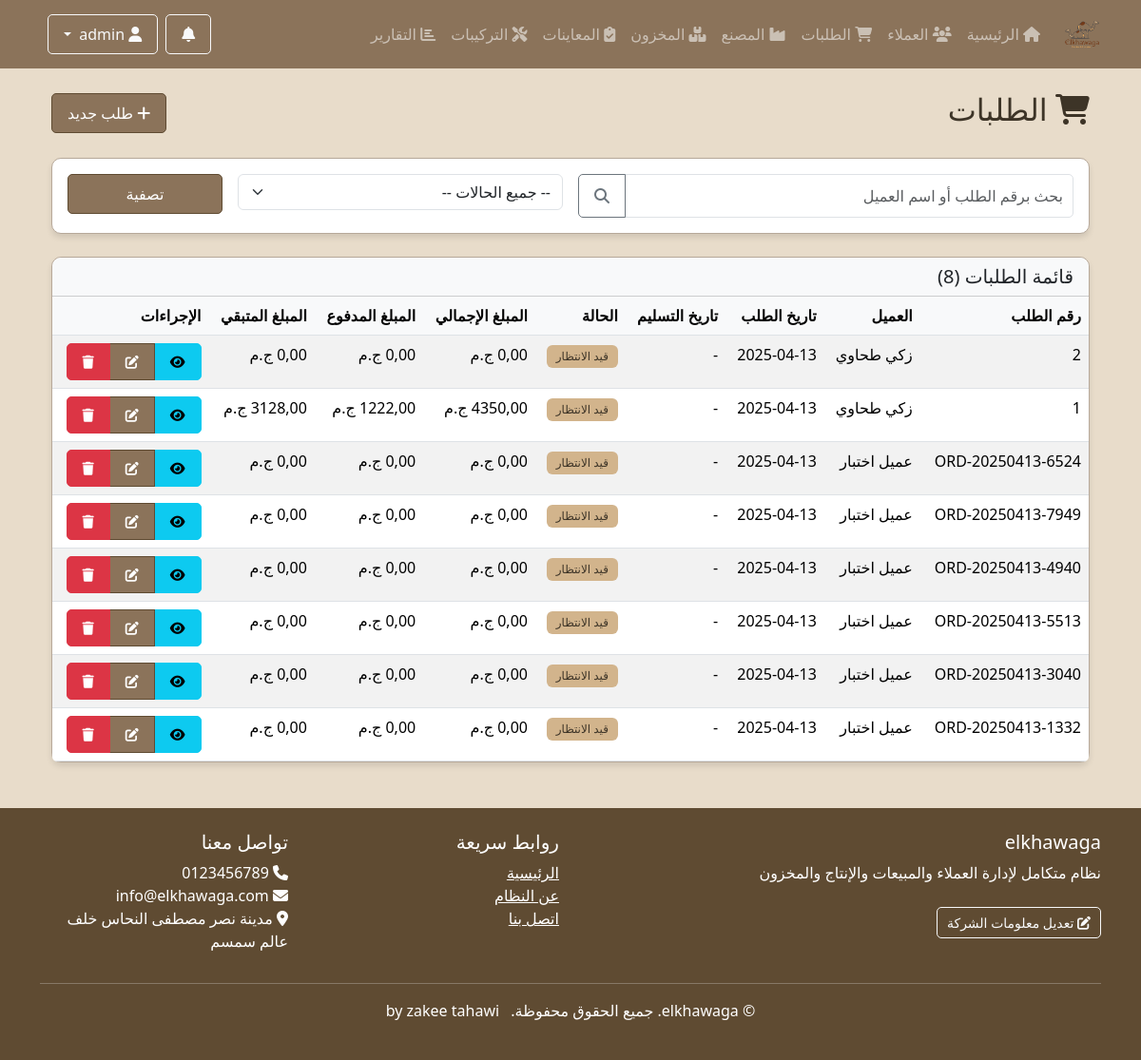
Screenshot of /orders/ (signed in) with the database file from the repository.
### accounts/models.py (models this page shows, shortened)
class Department(models.Model):
    name = models.CharField(_('اسم القسم'), max_length=100)
    code = models.CharField(_('كود القسم'), max_length=20, unique=True)
    description = models.TextField(_('الوصف'), blank=True)
    icon = models.CharField(_('أيقونة'), max_length=50, default='fas fa-building')
    url_name = models.CharField(_('اسم URL'), max_length=100, help_text=_('اسم URL للقسم في نظام التوجيه'))
    is_active = models.BooleanField(_('نشط'), default=True)
    order = models.PositiveIntegerField(_('الترتيب'), default=0)
    class Meta:
        verbose_name = _('قسم')
        verbose_name_plural = _('الأقسام')
        ordering = ['order', 'name']

class CompanyInfo(models.Model):
    name = models.CharField(_('اسم الشركة'), max_length=255)
    logo = models.ImageField(_('شعار الشركة'), upload_to='company/', null=True, blank=True)
    description = models.TextField(_('وصف الشركة'), blank=True, default="نظام متكامل لإدارة العملاء والمبيعات والإنتاج والمخزون")
    address = models.TextField(_('العنوان'))
    phone = models.CharField(_('رقم الهاتف'), max_length=20)
    email = models.EmailField(_('البريد الإلكتروني'))
    website = models.URLField(_('الموقع الإلكتروني'), blank=True)
    tax_number = models.CharField(_('الرقم الضريبي'), max_length=50, blank=True)
    commercial_register = models.CharField(_('السجل التجاري'), max_length=50, blank=True)
    facebook = models.URLField(_('فيسبوك'), blank=True)
    twitter = models.URLField(_('تويتر'), blank=True)
    instagram = models.URLField(_('انستغرام'), blank=True)
    linkedin = models.URLField(_('لينكد إن'), blank=True)
    about = models.TextField(_('نبذة عن الشركة'), blank=True)
    vision = models.TextField(_('رؤية الشركة'), blank=True)
    mission = models.TextField(_('رسالة الشركة'), blank=True)
    primary_color = models.CharField(_('اللون الرئيسي'), max_length=7, default='#007bff')
    secondary_color = models.CharField(_('اللون الثانوي'), max_length=7, default='#6c757d')
    accent_color = models.CharField(_('لون التمييز'), max_length=7, default='#28a745')
    class Meta:
        verbose_name = _('معلومات الشركة')
        verbose_name_plural = _('معلومات الشركة')

### orders/models.py (models this page shows, shortened)
class Order(models.Model):
    STATUS_CHOICES = [
        ('pending', 'قيد الانتظار'),
        ('processing', 'قيد التنفيذ'),
        ('completed', 'مكتمل'),
        ('cancelled', 'ملغي'),
    ]
    customer = models.ForeignKey(Customer, on_delete=models.CASCADE, related_name='customer_orders', verbose_name='العميل')
    order_number = models.CharField(max_length=50, unique=True, verbose_name='رقم الطلب')
    order_date = models.DateTimeField(auto_now_add=True, verbose_name='تاريخ الطلب')
    delivery_date = models.DateField(null=True, blank=True, verbose_name='تاريخ التسليم')
    status = models.CharField(max_length=20, choices=STATUS_CHOICES, default='pending', verbose_name='حالة الطلب')
    total_amount = models.DecimalField(max_digits=10, decimal_places=2, default=0, verbose_name='المبلغ الإجمالي')
    paid_amount = models.DecimalField(max_digits=10, decimal_places=2, default=0, verbose_name='المبلغ المدفوع')
    notes = models.TextField(blank=True, verbose_name='ملاحظات')
    created_by = models.ForeignKey(settings.AUTH_USER_MODEL, on_delete=models.SET_NULL, null=True, verbose_name='تم الإنشاء بواسطة')
    created_at = models.DateTimeField(auto_now_add=True, verbose_name='تاريخ الإنشاء')
    updated_at = models.DateTimeField(auto_now=True, verbose_name='تاريخ التحديث')
    class Meta:
        verbose_name = 'طلب'
        verbose_name_plural = 'الطلبات'
        ordering = ['-created_at']
    @property
    def remaining_amount(self):
        return self.total_amount - self.paid_amount

### customers/models.py (models this page shows, shortened)
class Customer(models.Model):
    STATUS_CHOICES = [
        ('active', _('نشط')),
        ('inactive', _('غير نشط')),
        ('blocked', _('محظور')),
    ]
    CUSTOMER_TYPE_CHOICES = [
        ('retail', _('أفراد')),
        ('wholesale', _('جملة')),
        ('corporate', _('شركات')),
    ]
    code = models.CharField(_('كود العميل'), max_length=10, unique=True, blank=True)
    image = models.ImageField(
        _('صورة العميل'),
        upload_to='customers/images/%Y/%m/',
        blank=True,
        null=True
    )
    category = models.ForeignKey(
        CustomerCategory,
        on_delete=models.SET_NULL,
        null=True,
        blank=True,
        related_name='customers',
        verbose_name=_('تصنيف العميل')
    )
    customer_type = models.CharField(
        _('نوع العميل'),
        max_length=10,
        choices=CUSTOMER_TYPE_CHOICES,
        default='retail'
    )
    name = models.CharField(_('اسم العميل'), max_length=200)
    branch = models.ForeignKey(
        Branch,
        on_delete=models.PROTECT,
        related_name='customers',
        verbose_name=_('الفرع')
    )
    phone = models.CharField(_('رقم الهاتف'), max_length=20)
    email = models.EmailField(_('البريد الإلكتروني'), blank=True)
    address = models.TextField(_('العنوان'))
    status = models.CharField(
        _('الحالة'),
        max_length=10,
        choices=STATUS_CHOICES,
        default='active'
    )
    notes = models.TextField(_('ملاحظات'), blank=True)
    created_by = models.ForeignKey(
        User,
        on_delete=models.SET_NULL,
        null=True,
        related_name='customers_created',
        verbose_name=_('تم الإنشاء بواسطة')
    )
    created_at = models.DateTimeField(_('تاريخ الإنشاء'), auto_now_add=True)
    updated_at = models.DateTimeField(_('تاريخ التحديث'), auto_now=True)
    class Meta:
        verbose_name = _('عميل')
        verbose_name_plural = _('سجل العملاء')
        ordering = ['-created_at']

### orders/views.py (the view)
# urls.py: path('', views.order_list, name='order_list'),
@login_required
def order_list(request):
    search_query = request.GET.get('search', '')
    status_filter = request.GET.get('status', '')
    orders = Order.objects.all()
    if search_query:
        orders = orders.filter(
            Q(order_number__icontains=search_query) |
            Q(customer__name__icontains=search_query)
        )
    if status_filter:
        orders = orders.filter(status=status_filter)
    orders = orders.order_by('-created_at')
    paginator = Paginator(orders, 10)  # Show 10 orders per page
    page_number = request.GET.get('page')
    page_obj = paginator.get_page(page_number)
    context = {
        'page_obj': page_obj,
        'search_query': search_query,
        'status_filter': status_filter,
        'total_orders': orders.count(),
    }
    return render(request, 'orders/order_list.html', context)

### templates/orders/order_list.html (shortened to what this page needs)
{% extends 'base.html' %}
{% block content %}
<div class="container">
    <div class="d-flex justify-content-between align-items-center mb-4">
        <h2><i class="fas fa-shopping-cart"></i> الطلبات</h2>
        <a href="{% url 'orders:order_create' %}" class="btn btn-primary">
            <i class="fas fa-plus"></i> طلب جديد
        </a>
    </div>
    <div class="card mb-4">
        <div class="card-body">
            <form method="get" class="row g-3">
                <div class="col-md-6">
                    <div class="input-group">
                        <input type="text" name="search" class="form-control" placeholder="بحث برقم الطلب أو اسم العميل" value="{{ search_query }}">
                        <button class="btn btn-outline-secondary" type="submit">
                            <i class="fas fa-search"></i>
                        </button>
                    </div>
                </div>
                <div class="col-md-4">
                    <select name="status" class="form-select">
                        <option value="">-- جميع الحالات --</option>
                    </select>
                </div>
                <div class="col-md-2">
                    <button type="submit" class="btn btn-primary w-100">تصفية</button>
                </div>
            </form>
        </div>
    </div>
    <div class="card">
        <div class="card-header bg-light">
            <div class="row align-items-center">
                <div class="col">
                    <h5 class="mb-0">قائمة الطلبات ({{ total_orders }})</h5>
                </div>
            </div>
        </div>
        <div class="card-body p-0">
            {% if page_obj %}
            <div class="table-responsive">
                <table class="table table-hover table-striped mb-0">
                    <thead>
                        <tr>
                            <th>رقم الطلب</th>
                            <th>العميل</th>
                            <th>تاريخ الطلب</th>
                            <th>تاريخ التسليم</th>
                            <th>الحالة</th>
                            <th>المبلغ الإجمالي</th>
                            <th>المبلغ المدفوع</th>
                            <th>المبلغ المتبقي</th>
                            <th>الإجراءات</th>
                        </tr>
                    </thead>
                    <tbody>
                        {% for order in page_obj %}
                        <tr>
                            <td>{{ order.order_number }}</td>
                            <td>{{ order.customer.name }}</td>
                            <td>{{ order.order_date|date:"Y-m-d" }}</td>
                            <td>{{ order.delivery_date|date:"Y-m-d"|default:"-" }}</td>
                            <td>
                                {% if order.status == 'pending' %}
                                <span class="badge bg-warning">قيد الانتظار</span>
                                {% elif order.status == 'processing' %}
                                <span class="badge bg-info">قيد التنفيذ</span>
                                {% elif order.status == 'completed' %}
                                <span class="badge bg-success">مكتمل</span>
                                {% elif order.status == 'cancelled' %}
                                <span class="badge bg-danger">ملغي</span>
                                {% endif %}
                            </td>
                            <td>{{ order.total_amount }} ج.م</td>
                            <td>{{ order.paid_amount }} ج.م</td>
                            <td>{{ order.remaining_amount }} ج.م</td>
                            <td>
                                <div class="btn-group btn-group-sm">
                                    <a href="{% url 'orders:order_detail' order.pk %}" class="btn btn-info" title="عرض">
                                        <i class="fas fa-eye"></i>
                                    </a>
                                    <a href="{% url 'orders:order_update' order.pk %}" class="btn btn-primary" title="تعديل">
                                        <i class="fas fa-edit"></i>
                                    </a>
                                    <a href="{% url 'orders:order_delete' order.pk %}" class="btn btn-danger" title="حذف">
                                        <i class="fas fa-trash"></i>
                                    </a>
                                </div>
                            </td>
                        </tr>
                        {% endfor %}
                    </tbody>
                </table>
            </div>
            {% else %}
            <div class="text-center py-5">
                <p class="text-muted mb-0">لا توجد طلبات متاحة</p>
            </div>
            {% endif %}
        </div>
    </div>
</div>
{% endblock %}

### templates/base.html (shortened to what this page needs)
<!DOCTYPE html>
{% load static %}
<html lang="ar" dir="rtl">
<head>
    <link rel="stylesheet" href="https://cdn.jsdelivr.net/npm/bootstrap@5.3.2/dist/css/bootstrap.rtl.min.css">
    <link rel="stylesheet" href="https://cdnjs.cloudflare.com/ajax/libs/font-awesome/6.5.1/css/all.min.css">
    <link rel="stylesheet" href="{% static 'css/style.css' %}">
</head>
<body>
    <nav class="navbar navbar-expand-lg navbar-dark bg-primary">
        <div class="container">
            <a class="navbar-brand" href="{% url 'home' %}">
                <div class="d-flex align-items-center">
                    <img src="{% static 'img/logo.png' %}" alt="شعار النظام" class="logo-img" style="width: 40px; height: 40px;">
                </div>
            </a>
            <div class="collapse navbar-collapse" id="navbarNav">
                <ul class="navbar-nav me-auto mb-2 mb-lg-0">
                    <li class="nav-item">
                        <a class="nav-link" href="{% url 'home' %}"><i class="fas fa-home"></i> الرئيسية</a>
                    </li>
                    {% if user.is_superuser %}
                        {% for dept in all_departments %}
                            {% if dept.code == 'factory' %}
                                <li class="nav-item">
                                    <a class="nav-link" href="{% url dept.url_name %}">
                                        <i class="{{ dept.icon }}"></i> {{ dept.name }}
                                    </a>
                                </li>
                            {% else %}
                                <li class="nav-item">
                                    <a class="nav-link" href="{% url dept.url_name %}">
                                        <i class="{{ dept.icon }}"></i> {{ dept.name }}
                                    </a>
                                </li>
                            {% endif %}
                        {% endfor %}
                    {% endif %}
                </ul>
                <div class="d-flex align-items-center">
                    {% if user.is_authenticated %}
                    <div class="dropdown me-2">
                        <button class="btn btn-outline-light position-relative" type="button" id="notificationsDropdown" data-bs-toggle="dropdown">
                            <i class="fas fa-bell"></i>
                        </button>
                    </div>
                    <div class="dropdown me-2">
                        <button class="btn btn-outline-light dropdown-toggle" type="button" id="userDropdown" data-bs-toggle="dropdown">
                            <i class="fas fa-user"></i> {{ user.get_full_name|default:user.username }}
                        </button>
                    </div>
                    {% else %}
                    <a href="{% url 'accounts:login' %}" class="btn btn-outline-light"><i class="fas fa-sign-in-alt"></i> تسجيل الدخول</a>
                    {% endif %}
                </div>
            </div>
        </div>
    </nav>
    <main class="container mt-4">
        {% block content %}{% endblock %}
    </main>
    <footer class="text-white mt-5 py-4" style="background-color: var(--accent);">
        <div class="container">
            <div class="row">
                <div class="col-md-6">
                    <h5>{{ company_info.name|default:"نظام الخواجه لإدارة العملاء" }}</h5>
                    <p>{{ company_info.description|default:"نظام متكامل لإدارة العملاء والمبيعات والإنتاج والمخزون" }}</p>
                    {% if user.is_staff %}
                    <a href="{% url 'accounts:company_info' %}" class="btn btn-sm btn-outline-light mt-2">
                        <i class="fas fa-edit"></i> تعديل معلومات الشركة
                    </a>
                    {% endif %}
                </div>
                <div class="col-md-3">
                    <h5>روابط سريعة</h5>
                    <ul class="list-unstyled">
                        <li><a href="{% url 'home' %}" class="text-white">الرئيسية</a></li>
                        <li><a href="{% url 'about' %}" class="text-white">عن النظام</a></li>
                        <li><a href="{% url 'contact' %}" class="text-white">اتصل بنا</a></li>
                    </ul>
                </div>
                <div class="col-md-3">
                    <h5>تواصل معنا</h5>
                    <ul class="list-unstyled">
                        <li><i class="fas fa-phone"></i> {{ company_info.phone|default:"+20 123 456 7890" }}</li>
                        <li><i class="fas fa-envelope"></i> {{ company_info.email|default:"info@elkhawaga.com" }}</li>
                        {% if company_info.address %}
                        <li><i class="fas fa-map-marker-alt"></i> {{ company_info.address }}</li>
                        {% endif %}
                    </ul>
                </div>
            </div>
            <hr>
            <div class="text-center">
                <p>&copy; {{ current_year }} {{ company_info.name|default:"نظام الخواجه" }}. جميع الحقوق محفوظة. <span class="ms-2">by zakee tahawi</span></p>
            </div>
        </div>
    </footer>
</body>
</html>

### rows the page displays
Department: name "العملاء"
Department: name "الطلبات"
Department: name "المصنع"
Department: name "المخزون"
Department: name "المعاينات"
Department: name "التركيبات"
Department: name "التقارير"
Order: order_number "2", customer.name "زكي طحاوي", order_date "2025-04-13", delivery_date "-", status "قيد الانتظار", paid_amount "0,00", remaining_amount "0,00"
Order: order_number "1", customer.name "زكي طحاوي", order_date "2025-04-13", delivery_date "-", status "قيد الانتظار", total_amount "4350,00", paid_amount "1222,00", remaining_amount "3128,00"
Order: order_number "ORD-20250413-6524", customer.name "عميل اختبار", order_date "2025-04-13", delivery_date "-", status "قيد الانتظار", paid_amount "0,00", remaining_amount "0,00"
Order: order_number "ORD-20250413-7949", customer.name "عميل اختبار", order_date "2025-04-13", delivery_date "-", status "قيد الانتظار", paid_amount "0,00", remaining_amount "0,00"
Order: order_number "ORD-20250413-4940", customer.name "عميل اختبار", order_date "2025-04-13", delivery_date "-", status "قيد الانتظار", paid_amount "0,00", remaining_amount "0,00"
Order: order_number "ORD-20250413-5513", customer.name "عميل اختبار", order_date "2025-04-13", delivery_date "-", status "قيد الانتظار", paid_amount "0,00", remaining_amount "0,00"
Order: order_number "ORD-20250413-3040", customer.name "عميل اختبار", order_date "2025-04-13", delivery_date "-", status "قيد الانتظار", paid_amount "0,00", remaining_amount "0,00"
Order: order_number "ORD-20250413-1332", customer.name "عميل اختبار", order_date "2025-04-13", delivery_date "-", status "قيد الانتظار", paid_amount "0,00", remaining_amount "0,00"
CompanyInfo: name "elkhawaga", description "نظام متكامل لإدارة العملاء والمبيعات والإنتاج والمخزون", phone "0123456789", email "info@elkhawaga.com", address "مدينة نصر مصطفى النحاس خلف عالم سمسم"

### other values shown
{{ total_orders }} "8"
